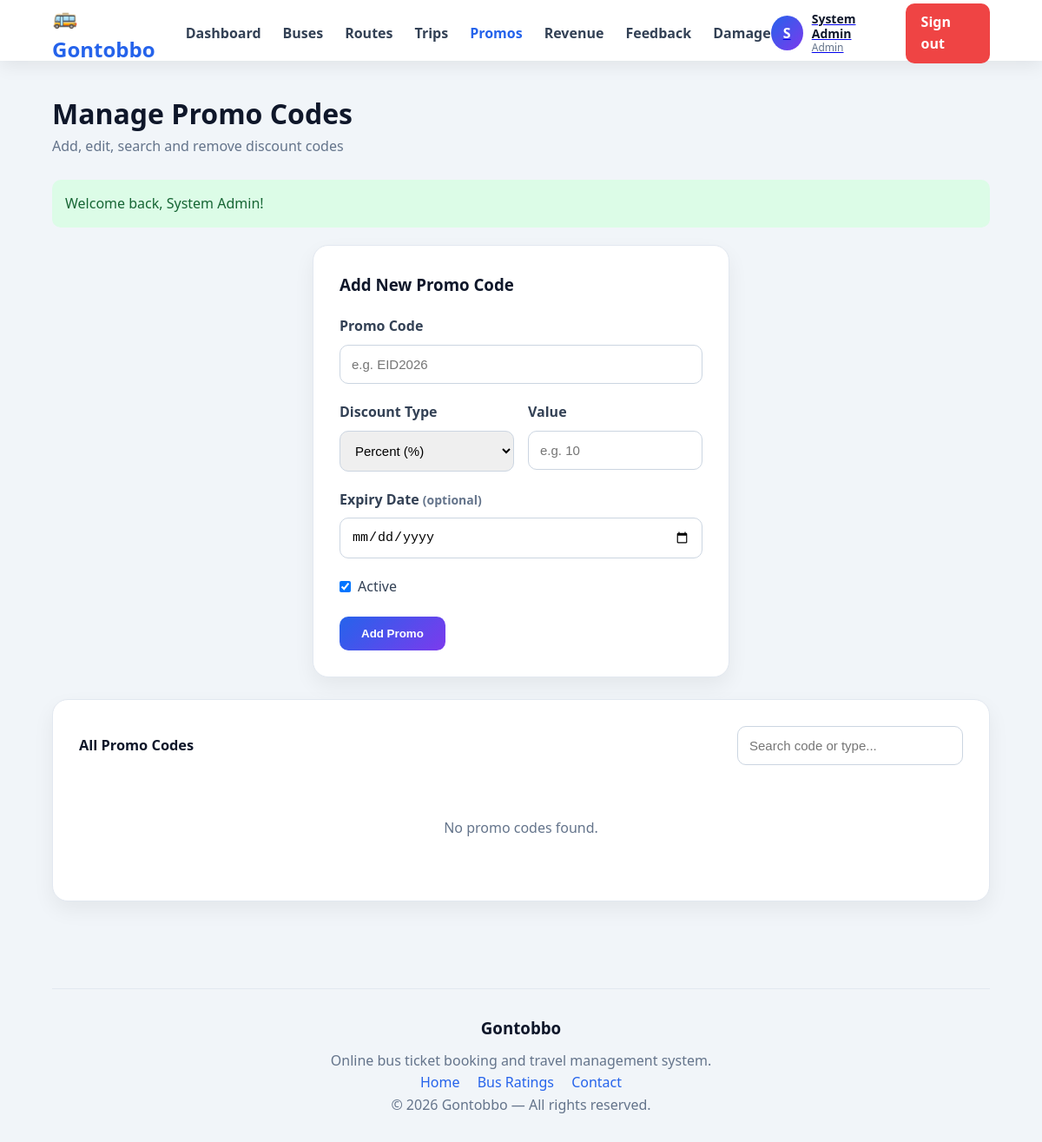
The page /index.php?page=admin&action=promos (signed in) on the database as committed earlier.
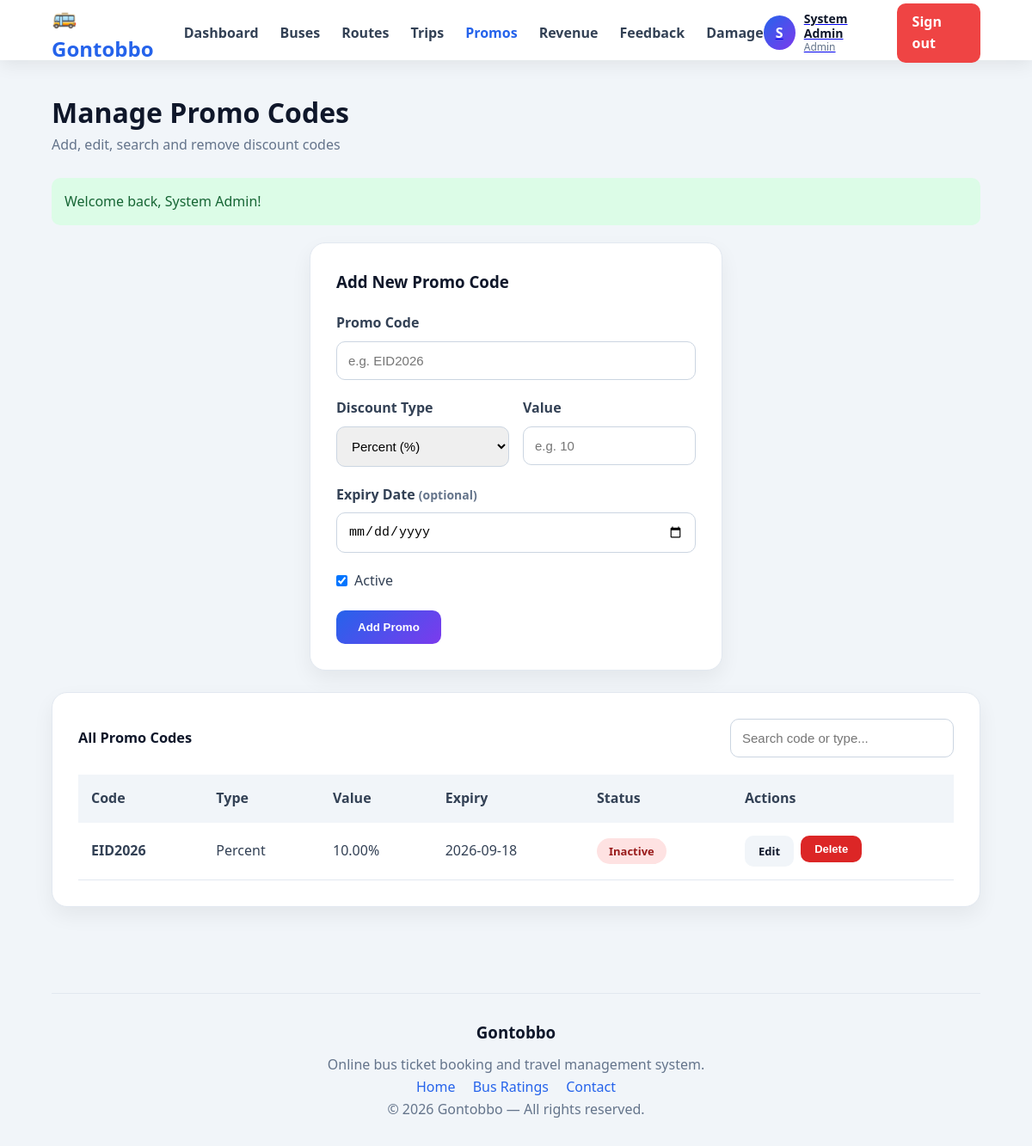
The same page on the database as committed later.
### tables this page shows
CREATE TABLE `promo_codes` (
  `promo_id` int(11) NOT NULL,
  `code` varchar(30) DEFAULT NULL,
  `discount_type` enum('percent','flat') DEFAULT NULL,
  `discount_value` decimal(6,2) DEFAULT NULL,
  `expiry_date` date DEFAULT NULL,
  `is_active` tinyint(1) DEFAULT NULL
);

### helpers/helpers.php (called while the page is built, shortened)
<?php
function esc($value)
{
    return htmlspecialchars(
        (string) ($value ?? ''),
        ENT_QUOTES,
        'UTF-8'
    );
}
function clean_input($value)
{
    return trim(
        htmlspecialchars(
            (string) ($value ?? ''),
            ENT_QUOTES,
            'UTF-8'
        )
    );
}
function get_flash()
{
    $messages = $_SESSION['flash'] ?? [];
    return $messages;
}
function is_blank($value)
{
    return trim((string) $value) === '';
}

### models/promo_model.php (called while the page is built, shortened)
<?php
function get_promos($conn) {
    $sql = "SELECT promo_id, code, discount_type, discount_value, expiry_date, is_active
            FROM promo_codes ORDER BY promo_id DESC";
    $res = mysqli_query($conn, $sql);
    return mysqli_fetch_all($res, MYSQLI_ASSOC);
}

### views/admin/promos.php (the view, shortened to what the changed rows need)
<?php require __DIR__ . '/../partials/header.php'; ?>
<section class="card card-narrow">
    <h3 class="card-title"><?= $editPromo ? 'Edit Promo Code' : 'Add New Promo Code' ?></h3>
    <form method="post" action="index.php?page=admin&action=<?= $editPromo ? 'updatepromo' : 'addpromo' ?>" novalidate>
    </form>
</section>
<section class="card">
    <div class="form-row-inline">
    </div>
    <?php if (empty($promos)): ?>
        <div class="empty-box">
            <p>No promo codes found.</p>
        </div>
    <?php else: ?>
        <table class="data-table">
            <thead>
                <tr>
                    <th>Code</th>
                    <th>Type</th>
                    <th>Value</th>
                    <th>Expiry</th>
                    <th>Status</th>
                    <th>Actions</th>
                </tr>
            </thead>
            <tbody>
                <?php foreach ($promos as $p): ?>
                    <tr>
                        <td><strong><?= esc($p['code']) ?></strong></td>
                        <td><?= esc(ucfirst($p['discount_type'])) ?></td>
                        <td>
                            <?= $p['discount_type'] === 'percent'
                                ? esc($p['discount_value']) . '%'
                                : CURRENCY . esc($p['discount_value']) ?>
                        </td>
                        <td><?= $p['expiry_date'] ? esc($p['expiry_date']) : '<span class="muted-text">No expiry</span>' ?></td>
                        <td>
                            <span class="pill pill-<?= $p['is_active'] ? 'success' : 'danger' ?>">
                                <?= $p['is_active'] ? 'Active' : 'Inactive' ?>
                            </span>
                        </td>
                        <td>
                            <div class="table-actions">
                                <a href="index.php?page=admin&action=promos&edit=<?= (int) $p['promo_id'] ?>"
                                    class="btn btn-ghost btn-small">Edit</a>
                                <form method="post" action="index.php?page=admin&action=deletepromo"
                                    onsubmit="return confirm('Delete this promo code?');" style="display:inline;">
                                    <button type="submit" class="btn btn-danger btn-small">Delete</button>
                                </form>
                            </div>
                        </td>
                    </tr>
                <?php endforeach; ?>
            </tbody>
        </table>
    <?php endif; ?>
</section>
<?php require __DIR__ . '/../partials/footer.php'; ?>

### views/partials/header.php (shortened to what the changed rows need)
<!DOCTYPE html>
<html lang="en">
<head>
    <link rel="stylesheet" href="assets/css/style.css?v=4">
</head>
<body class="app-body">
    <main class="main-content">
        <div class="page-header">
            <div>
                <h1 class="page-title"><?= $pageHeading ?? '' ?></h1>
            </div>
        </div>
        <?php foreach (get_flash() as $flash): ?>
            <div class="alert alert-<?= esc($flash['type']) ?>">
                <?= esc($flash['message']) ?>
            </div>
        <?php endforeach; ?>

Rows that differ between the two databases and show on the page:
added promo_codes: code "EID2026", discount_type "Percent", discount_value "10.00", expiry_date "2026-09-18", is_active "Inactive"
Other text that changed with them:
text no longer shown: "No promo codes found."
text now shown: "Code Type Value Expiry Status Actions"
